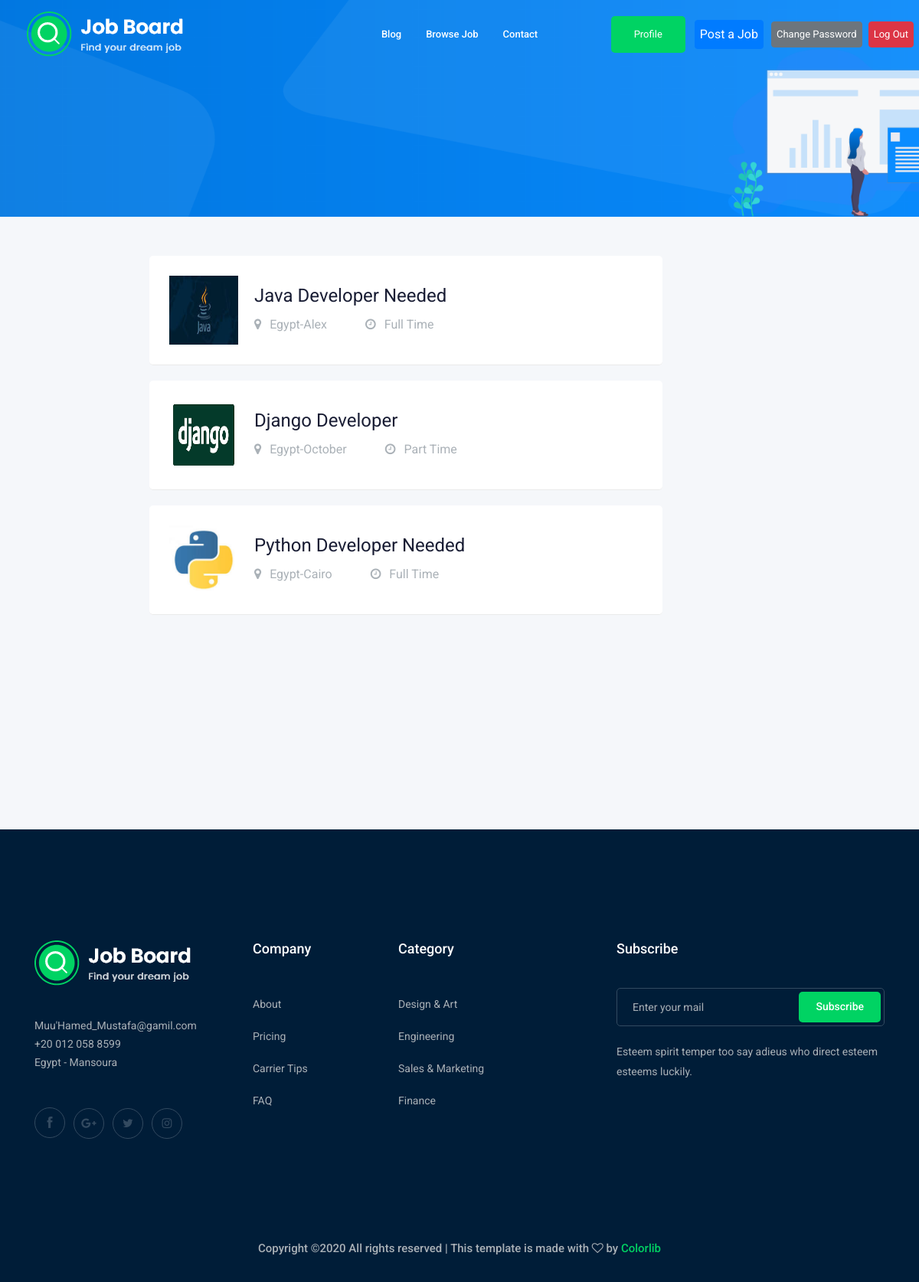
Page /job/user_favourites/ (signed in) on the committed database.
### job/models.py (models this page shows, shortened)
class Job(models.Model):
    objects = None
    JOB_TYPE = (
        ('Full Time', 'Full Time'),
        ('Part Time', 'Part Time')
    )
    owner = models.ForeignKey(User, related_name='job_owner', on_delete=models.CASCADE)
    like = models.ManyToManyField(User,blank=True)
    location = models.CharField(max_length=20)
    title = models.CharField(max_length=100)
    job_type = models.CharField(max_length=100, choices=JOB_TYPE)
    description = models.TextField(max_length=1000)
    published_at = models.DateTimeField(auto_now=True)
    vacancy = models.IntegerField(default=1)
    salary = models.IntegerField(default=0)
    experience = models.IntegerField(default=1)
    category = models.ForeignKey('Category', on_delete=models.CASCADE)
    image = models.ImageField(upload_to=image_upload, null=True, blank=True)
    slug = models.SlugField(null=True, blank=True)
    facebook = models.CharField(max_length=500,null=True,blank=True)
    instagram = models.CharField(max_length=500,null=True,blank=True)
    google = models.CharField(max_length=500,null=True,blank=True)
    twitter = models.CharField(max_length=500,null=True,blank=True)
    class meta:
        verbose_name = _('Job')
        verbose_name_plural = _('Jobs')
    def __str__(self):
        return self.title

### job/views.py (the view)
# urls.py: path('user_favourites/',views.user_favourite,name='user_favourites'),
def user_favourite(request):
    user_favourites = Job.objects.filter(like=request.user)
    return render(request,'user_favourites.html',{'user_favourites':user_favourites})

### job/templates/user_favourites.html
{% extends 'base_generic.html' %}
{% load static %}
{% block content %}
{% for job in user_favourites %}
<div class="container" style="margin-bottom:140px;">
    <div class="row" style="margin-top:-120px;">
        <div class="col-lg-10">
            <div class="job_details_header">
                <div class="single_jobs white-bg d-flex justify-content-between" >
                    <div class="jobs_left d-flex align-items-center">
                        <div class="thumb">
                            {% if job.image %}
                                <img src="{{job.image.url}}"  style="margin-top:-20px; margin-left:-20px;" width="90px" height="90px" alt="Image">
                            {% else %}
                                <img src="{% static 'img/svg_icon/1.svg' %}" alt="">
                            {% endif %}
                                </div>
                                <div class="jobs_conetent">
                                    <a href="{% url 'job:job_detail' job.slug %}"><h4>{{job}}</h4></a>
                                    <div class="links_locat d-flex align-items-center">
                                        <div class="location">
                                            <p> <i class="fa fa-map-marker"></i> {{job.location}}  </p>
                                        </div>
                                        <div class="location">
                                            <p> <i class="fa fa-clock-o"></i> {{job.job_type}} </p>
                                        </div>
                                    </div>
                                </div>
                            </div>
                        </div>
                    </div>
                </div>
            </div>
</div>
{% endfor %}
{% endblock %}

### templates/base_generic.html (shortened to what this page needs)
{% extends 'base.html' %}
{% load bootstrap4 %}
{% block body %}
    <div class="bradcam_area bradcam_bg_1">
    </div>
    <div class="job_details_area">
        <div class="container">
            <div class="row">
                <div class="col-lg-10 mx-auto">
                    <div class="apply_job_form">
                       {% block content %}
                       {% endblock %}
                    </div>
                </div>
            </div>
        </div>
    </div>
{% endblock %}

### templates/base.html (shortened to what this page needs)
{% load static %}
<html class="no-js" lang="zxx">
<head>
    <link rel="stylesheet" href="{% static 'css/bootstrap.min.css' %}">
    <link rel="stylesheet" href="{% static 'css/owl.carousel.min.css' %}">
    <link rel="stylesheet" href="{% static 'css/magnific-popup.css' %}">
    <link rel="stylesheet" href="{% static 'css/font-awesome.min.css' %}">
    <link rel="stylesheet" href="{% static 'css/themify-icons.css' %}">
    <link rel="stylesheet" href="{% static 'css/nice-select.css' %}">
    <link rel="stylesheet" href="{% static 'css/flaticon.css' %}">
    <link rel="stylesheet" href="{% static 'css/jquery-ui.css' %}">
    <link rel="stylesheet" href="{% static 'css/gijgo.css' %}">
    <link rel="stylesheet" href="{% static 'css/animate.min.css' %}">
    <link rel="stylesheet" href="{% static 'css/slicknav.css' %}">
    <link rel="stylesheet" href="{% static 'css/style.css' %}">
</head>
<header>
        <div class="header-area ">
            <div id="sticky-header" class="main-header-area">
                <div class="container-fluid ">
                    <div class="header_bottom_border">
                        <div class="row align-items-center">
                            <div class="col-xl-3 col-lg-2">
                                <div class="logo">
                                    <a href="{% url 'job:job_list' %}">
                                        <img src="{% static 'img/logo.png' %}" alt="">
                                    </a>
                                </div>
                            </div>
                            <div class="col-xl-6 col-lg-7">
                                <div class="main-menu  d-none d-lg-block">
                                    <nav>
                                        <ul id="navigation">
                                            <li><a href="{% url 'blog:all_posts' %}"> Blog </a></li>
                                            <li><a href="{% url 'job:job_list' %}">Browse Job</a></li>
                                            <li><a href="{% url 'contact:contact' %}">Contact</a></li>
                                        </ul>
                                    </nav>
                                </div>
                            </div>
                            <div class="col-xl-3 col-lg-3 d-none d-lg-block">
                                <div class="Appointment">
                                  {% if user.is_authenticated%}
                                     <div class="phone_num d-none d-xl-block">
                                        <a  class="boxed-btn3"  href="{% url 'accounts:profile' %}">Profile</a>
                                    </div>
                                    <div class="d-none d-lg-block">
                                        <a class="btn btn-primary" style="margin-right:10px; padding:6px;"  href="{% url 'job:add_job' %}">Post a Job</a>
                                    </div>
                                     <div class="phone_num d-none d-xl-block">
                                        <a  class="btn btn-secondary" style="margin-right:-4px; padding:6px;"  href="{% url 'password_change' %}"> Change Password </a>
                                    </div>
                                    <div class="phone_num d-none d-xl-block">
                                        <a  class="btn btn-danger" style="margin-right:-40px; padding:6px;"  href="{% url 'logout' %}"> Log Out</a>
                                    </div>
                                  {% endif %}
                                </div>
                            </div>
                            <div class="col-12">
                            </div>
                        </div>
                    </div>
                </div>
            </div>
        </div>
    </header>
<body>
{% block body %}
{% endblock %}
    <footer class="footer">
        <div class="footer_top">
            <div class="container">
                <div class="row">
                    <div class="col-xl-3 col-md-6 col-lg-3">
                        <div class="footer_widget wow fadeInUp" data-wow-duration="1s" data-wow-delay=".3s">
                            <div class="footer_logo">
                                <a href="{% url 'job:job_list' %}">
                                    <img src="{% static 'img/logo.png' %}" alt="">
                                </a>
                            </div>
                            <p>
                                Muu'Hamed_Mustafa@gamil.com <br>
                                +20 012 058 8599 <br>
                                Egypt - Mansoura
                            </p>
                            <div class="socail_links">
                                <ul>
                                    <li>
                                        <a href="https://www.facebook.com/">
                                            <i class="ti-facebook"></i>
                                        </a>
                                    </li>
                                    <li>
                                        <a href="https://www.google.com/">
                                            <i class="fa fa-google-plus"></i>
                                        </a>
                                    </li>
                                    <li>
                                        <a href="https://www.twitter.com/">
                                            <i class="fa fa-twitter"></i>
                                        </a>
                                    </li>
                                    <li>
                                        <a href="https://www.instagram.com/">
                                            <i class="fa fa-instagram"></i>
                                        </a>
                                    </li>
                                </ul>
                            </div>
                        </div>
                    </div>
                    <div class="col-xl-2 col-md-6 col-lg-2">
                        <div class="footer_widget wow fadeInUp" data-wow-duration="1.1s" data-wow-delay=".4s">
                            <h3 class="footer_title">
                                Company
                            </h3>
                            <ul>
                                <li><a href="#">About </a></li>
                                <li><a href="#"> Pricing</a></li>
                                <li><a href="#">Carrier Tips</a></li>
                                <li><a href="#">FAQ</a></li>
                            </ul>
                        </div>
                    </div>
                    <div class="col-xl-3 col-md-6 col-lg-3">
                        <div class="footer_widget wow fadeInUp" data-wow-duration="1.2s" data-wow-delay=".5s">
                            <h3 class="footer_title">
                                Category
                            </h3>
                            <ul>
                                <li><a href="#">Design & Art</a></li>
                                <li><a href="#">Engineering</a></li>
                                <li><a href="#">Sales & Marketing</a></li>
                                <li><a href="#">Finance</a></li>
                            </ul>
                        </div>
                    </div>
                    <div class="col-xl-4 col-md-6 col-lg-4">
                        <div class="footer_widget wow fadeInUp" data-wow-duration="1.3s" data-wow-delay=".6s">
                            <h3 class="footer_title">
                                Subscribe
                            </h3>
                            <form action="#" class="newsletter_form">
                                <input type="text" placeholder="Enter your mail">
                                <button type="submit">Subscribe</button>
                            </form>
                            <p class="newsletter_text">Esteem spirit temper too say adieus who direct esteem esteems
                                luckily.</p>
                        </div>
                    </div>
                </div>
            </div>
        </div>
        <div class="copy-right_text wow fadeInUp" data-wow-duration="1.4s" data-wow-delay=".3s">
            <div class="container">
                <div class="row">
                    <div class="col-xl-12">
                        <p class="copy_right text-center">
Copyright &copy;<script>document.write(new Date().getFullYear());</script> All rights reserved | This template is made with <i class="fa fa-heart-o" aria-hidden="true"></i> by <a href="https://colorlib.com" target="_blank">Colorlib</a>
                        </p>
                    </div>
                </div>
            </div>
        </div>
    </footer>
</body>
</html>

### rows in the picture
Job: image (picture), title "Java Developer Needed", location "Egypt-Alex", job_type "Full Time"
Job: image (picture), title "Django Developer", location "Egypt-October", job_type "Part Time"
Job: image (picture), title "Python Developer Needed", location "Egypt-Cairo", job_type "Full Time"
